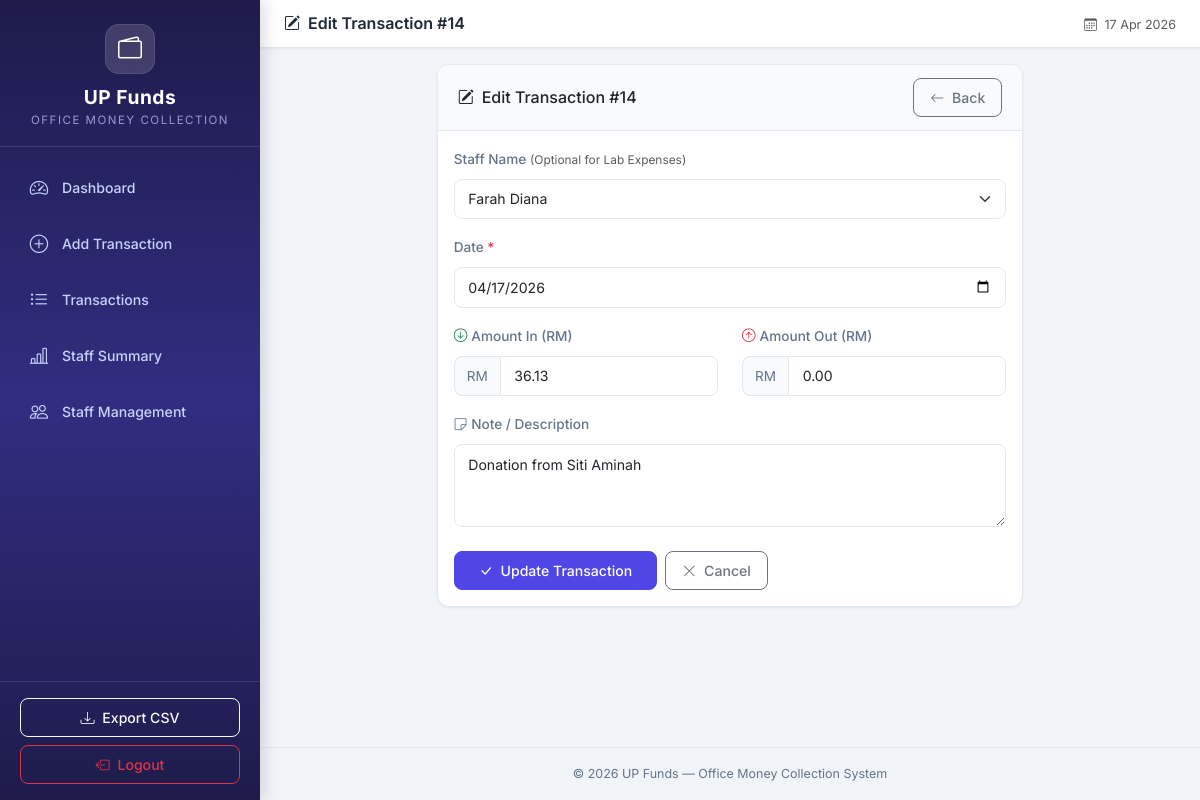
The app's page /transactions/edit/14 (signed in) with its own data.
### tables this page shows
CREATE TABLE cash_records (
            id INTEGER PRIMARY KEY AUTOINCREMENT,
            staff_id INTEGER,
            record_date DATE NOT NULL,
            amount_in REAL DEFAULT 0.00,
            amount_out REAL DEFAULT 0.00,
            expense_type TEXT DEFAULT 'shared',
            note TEXT DEFAULT '',
            created_at TIMESTAMP DEFAULT CURRENT_TIMESTAMP,
            updated_at TIMESTAMP DEFAULT CURRENT_TIMESTAMP,
            FOREIGN KEY (staff_id) REFERENCES staff(id)
        );

CREATE TABLE staff (
            id INTEGER PRIMARY KEY AUTOINCREMENT,
            name TEXT NOT NULL,
            is_active INTEGER DEFAULT 1,
            created_at TIMESTAMP DEFAULT CURRENT_TIMESTAMP
        );

### app.py (the view, shortened to what this page needs)
@app.route('/transactions/edit/<int:id>', methods=['GET', 'POST'])
@admin_required
def edit_transaction(id):
    conn = get_db_connection()
    record = conn.execute('SELECT * FROM cash_records WHERE id = ?', (id,)).fetchone()
    if not record:
        conn.close()
        flash('Transaction not found.', 'danger')
        return redirect(url_for('transactions'))
    staff_list = conn.execute('SELECT * FROM staff ORDER BY name').fetchall()
    conn.close()
    return render_template('edit_transaction.html',
                           record=record,
                           staff_list=staff_list)

### app.py (called while the page is built)
@app.context_processor
def inject_now():
    is_admin = session.get('role') == 'admin'
    return {'now': datetime.now(), 'is_admin': is_admin}

def admin_required(f):
    @wraps(f)
    def decorated_function(*args, **kwargs):
        if session.get('role') != 'admin':
            flash('Admin access is required to view this page.', 'danger')
            return redirect(url_for('login', next=request.url))
        return f(*args, **kwargs)
    return decorated_function

### database.py (called while the page is built)
def get_db_connection():
    conn = sqlite3.connect(DATABASE_PATH)
    conn.row_factory = sqlite3.Row  # Access columns by name
    conn.execute("PRAGMA foreign_keys = ON")  # Enable foreign key support
    return conn

### templates/edit_transaction.html (shortened to what this page needs)
{% extends 'base.html' %}
{% block page_title %}
    <i class="bi bi-pencil-square me-2"></i>Edit Transaction #{{ record['id'] }}
{% endblock %}
{% block content %}
<div class="row justify-content-center">
    <div class="col-lg-8">
        <div class="card content-card">
            <div class="card-header d-flex justify-content-between align-items-center">
                <h6 class="mb-0"><i class="bi bi-pencil-square me-2"></i>Edit Transaction #{{ record['id'] }}</h6>
                <a href="{{ url_for('transactions') }}" class="btn btn-sm btn-outline-secondary">
                    <i class="bi bi-arrow-left me-1"></i> Back
                </a>
            </div>
            <div class="card-body">
                <form method="POST" action="{{ url_for('edit_transaction', id=record['id']) }}" id="editTransactionForm">
                    <div class="mb-3">
                        <label for="staff_id" class="form-label fw-medium">
                            Staff Name <span class="text-muted fw-normal small">(Optional for Lab Expenses)</span>
                        </label>
                        <select class="form-select" id="staff_id" name="staff_id">
                            {% for s in staff_list %}
                                <option value="{{ s['id'] }}" {% if s['id'] == record['staff_id'] %}selected{% endif %}>
                                    {{ s['name'] }}
                                </option>
                            {% endfor %}
                        </select>
                    </div>
                    <div class="mb-3">
                        <label for="record_date" class="form-label fw-medium">
                            Date <span class="text-danger">*</span>
                        </label>
                        <input type="date" class="form-control" id="record_date" name="record_date"
                               value="{{ record['record_date'] }}" required>
                    </div>
                    <div class="row">
                        <div class="col-md-6 mb-3">
                            <label for="amount_in" class="form-label fw-medium">
                                <i class="bi bi-arrow-down-circle text-success me-1"></i>Amount In (RM)
                            </label>
                            <div class="input-group">
                                <span class="input-group-text">RM</span>
                                <input type="number" class="form-control" id="amount_in" name="amount_in"
                                       step="0.01" min="0" value="{{ '%.2f'|format(record['amount_in']) }}">
                            </div>
                        </div>
                        <div class="col-md-6 mb-3">
                            <label for="amount_out" class="form-label fw-medium">
                                <i class="bi bi-arrow-up-circle text-danger me-1"></i>Amount Out (RM)
                            </label>
                            <div class="input-group">
                                <span class="input-group-text">RM</span>
                                <input type="number" class="form-control" id="amount_out" name="amount_out"
                                       step="0.01" min="0" value="{{ '%.2f'|format(record['amount_out']) }}">
                            </div>
                        </div>
                    </div>
                    <div class="mb-4">
                        <label for="note" class="form-label fw-medium">
                            <i class="bi bi-sticky me-1"></i>Note / Description
                        </label>
                        <textarea class="form-control" id="note" name="note" rows="3">{{ record['note'] }}</textarea>
                    </div>
                    <div class="d-flex gap-2">
                        <button type="submit" class="btn btn-primary px-4">
                            <i class="bi bi-check-lg me-1"></i> Update Transaction
                        </button>
                        <a href="{{ url_for('transactions') }}" class="btn btn-outline-secondary">
                            <i class="bi bi-x-lg me-1"></i> Cancel
                        </a>
                    </div>
                </form>
            </div>
        </div>
    </div>
</div>
{% endblock %}

### static/css/style.css (style rules this page uses)
:root { --primary: #4f46e5; --primary-light: #6366f1; --primary-dark: #3730a3; --primary-bg: #eef2ff; --sidebar-bg: linear-gradient(180deg, #1e1b4b 0%, #312e81 50%, #1e1b4b 100%); --sidebar-width: 260px; --sidebar-text: #c7d2fe; --sidebar-active: #ffffff; --sidebar-hover-bg: rgba(255, 255, 255, 0.08); --sidebar-active-bg: rgba(255, 255, 255, 0.15); --card-green: linear-gradient(135deg, #059669, #10b981); --card-red: linear-gradient(135deg, #dc2626, #ef4444); --card-blue: linear-gradient(135deg, #2563eb, #3b82f6); --card-purple: linear-gradient(135deg, #7c3aed, #8b5cf6); --body-bg: #f1f5f9; --content-bg: #ffffff; --text-primary: #1e293b; --text-secondary: #64748b; --border-color: #e2e8f0; --shadow-sm: 0 1px 3px rgba(0, 0, 0, 0.06); --shadow-md: 0 4px 12px rgba(0, 0, 0, 0.08); --shadow-lg: 0 10px 25px rgba(0, 0, 0, 0.1); --radius: 12px; --radius-sm: 8px; --transition: all 0.2s ease; }
* { margin: 0; padding: 0; box-sizing: border-box; }
body { font-family: 'Inter', -apple-system, BlinkMacSystemFont, 'Segoe UI', Roboto, sans-serif; background-color: var(--body-bg); color: var(--text-primary); font-size: 0.9rem; line-height: 1.6; overflow-x: hidden; }
.content-card { border: 1px solid var(--border-color); border-radius: var(--radius); box-shadow: var(--shadow-sm); background: var(--content-bg); transition: var(--transition); overflow: hidden; }
.content-card .card-header { background: #f8fafc; border-bottom: 1px solid var(--border-color); padding: 0.8rem 1.25rem; font-weight: 600; }
.form-control, .form-select { border-radius: var(--radius-sm); border-color: var(--border-color); padding: 0.55rem 0.85rem; font-size: 0.88rem; transition: var(--transition); }
.input-group-text { border-radius: var(--radius-sm); background: #f8fafc; border-color: var(--border-color); font-size: 0.85rem; color: var(--text-secondary); }
.form-label { font-size: 0.85rem; color: var(--text-secondary); }
.btn { border-radius: var(--radius-sm); font-weight: 500; font-size: 0.88rem; transition: var(--transition); padding: 0.5rem 1rem; }
.btn-primary { background: var(--primary); border-color: var(--primary); }
.summary-card, .content-card { animation: fadeInUp 0.4s ease forwards; }

### records on screen
cash_records: id "14", staff_id "Farah Diana", record_date "04/17/2026", amount_in "36.13", amount_out "0.00", note "Donation from Siti Aminah"
